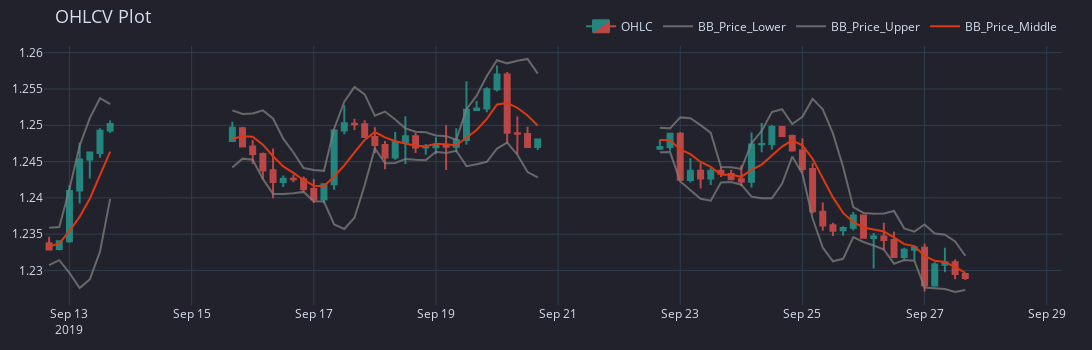

The cell this chart's notebook holds for it:
### Code cell
kwargs1 = {"title_text" : "OHLCV Plot with BBands", "title_font_size" : 18}
h4_bbands.iloc[100:200].plot(fig = f,
                            lowerband_trace_kwargs=dict(fill=None, name = 'BB_Price_Lower'), 
                            upperband_trace_kwargs=dict(fill=None, name = 'BB_Price_Upper'),
                            middleband_trace_kwargs=dict(fill=None, name = 'BB_Price_Middle')).show()
